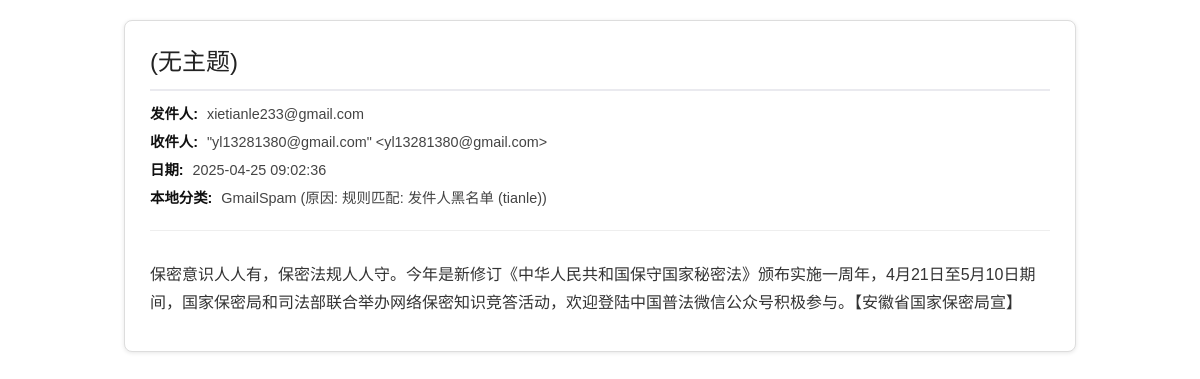
Screenshot of /view_email/1966c2f69bd89587 with the database file from the repository.
### tables this page shows
CREATE TABLE emails (
                message_id TEXT PRIMARY KEY NOT NULL, -- Gmail 邮件 ID, 非空主键
                thread_id TEXT,                     -- Gmail 线索 ID
                subject TEXT,
                sender TEXT,                        -- 发件人 (From)
                recipient TEXT,                     -- 收件人 (To)
                date_received INTEGER NOT NULL,     -- 接收日期 (Unix 时间戳), 非空
                snippet TEXT,
                body TEXT,                          -- 邮件正文 (HTML 或纯文本)
            
                  body_cleaned TEXT,                  -- 清洗后的纯文本正文 (用于模型)
                labels TEXT,                        -- Gmail 标签 (逗号分隔)
                is_unread INTEGER DEFAULT 1 CHECK(is_unread IN (0, 1)), -- 0 或 1
                custom_rule_result TEXT,            -- 自定义规则结果 ('Filtered', 'Allowed', NULL)
                custom_rule_reason TEXT,            -- 自定义规则原因
                model_prediction TEXT,              -- 模型预测结果 ('垃圾邮件', '正常邮件', NULL)
                model_prob_spam REAL,               -- 模型预测垃圾概率
                model_prob_normal REAL,             -- 模型预测正常概率
                local_category TEXT,                -- 应用内部最终分类 (便于查询)
                last_synced INTEGER NOT NULL        -- 本地最后更新时间戳, 非空
            );

### app.py (the view, shortened to what this page needs)
@app.route('/view_email/<message_id>')
def view_email(message_id):
    print(f"[{time.strftime('%H:%M:%S')}] 请求查看邮件详情 (ID: {message_id}) (从数据库)")
    email_content = None # 初始化为 None
    try:
        start_query = time.time()
        email_content = database.get_email_by_id(message_id)
        end_query = time.time()
        if email_content and not email_content.get('error'):
            print(f"[{time.strftime('%H:%M:%S')}] 数据库查询耗时: {end_query - start_query:.4f} 秒。")
        elif email_content and email_content.get('error'):
            print(f"[{time.strftime('%H:%M:%S')}] 获取邮件详情失败: {email_content.get('error')}")
        else:
            print(f"[{time.strftime('%H:%M:%S')}] 数据库未找到邮件 {message_id} 或返回意外结果。")
            email_content = {'id': message_id, 'error': '在本地数据库中未找到该邮件。可能尚未同步或已被删除。', 'subject':'未找到', 'body':''}
    except Exception as e:
        error_message = f"查询邮件 {message_id} 详情时发生严重错误: {e}"
        print(f"[{time.strftime('%H:%M:%S')}] {error_message}")
        import traceback
        traceback.print_exc()
        email_content = {'id': message_id, 'error': error_message, 'subject':'查询错误', 'body':'查询错误'}
    return render_template('view_email_content.html', email=email_content)

### database.py (called while the page is built)
def get_db_connection():
    try:
        conn = sqlite3.connect(DATABASE_FILE, check_same_thread=False, timeout=10)
        conn.row_factory = sqlite3.Row # 让查询结果可以通过列名访问
        conn.execute("PRAGMA journal_mode=WAL;")
        return conn
    except sqlite3.Error as e:
        print(f"[DB Error] 无法连接到数据库 '{DATABASE_FILE}': {e}")
        return None

### templates/view_email_content.html (shortened to what this page needs)
<!DOCTYPE html>
<html lang="zh-CN">
<head>
    <link rel="stylesheet" href="{{ url_for('static', filename='style.css') }}">
</head>
<body>
    <div class="email-view-container">
        <div class="email-view-header">
            <h2>{{ email.subject | default('(无主题)', true) }}</h2>
            <p><strong>发件人:</strong> {{ email.sender }}</p>
            <p><strong>收件人:</strong> {{ email.recipient | default('未知', true) }}</p>
            <p><strong>日期:</strong> {{ email.date | default('未知', true) }}</p>
             {% if email.local_category %}
             <p><strong>本地分类:</strong> {{ email.local_category }}
                 {% if email.custom_rule_reason %} (原因: {{ email.custom_rule_reason }})
                 {% elif email.local_category == 'ModelSpam' and email.model_prediction %} (模型: {{ email.model_prediction }}
                     {% if email.model_prob_normal is not none and email.model_prob_spam is not none %}
                         P(N)={{ "%.2f"|format(email.model_prob_normal) }}, P(S)={{ "%.2f"|format(email.model_prob_spam) }}
                     {% endif %})
                 {% endif %}
             </p>
             {% endif %}
        </div>
        <div class="email-view-body">
            {% if email.body %}
                {{ email.body | safe }}
            {% elif email.error %}
                 <p><i>无法加载邮件内容。</i></p>
            {% else %}
                 <p><i>[邮件正文为空]</i></p>
            {% endif %}
        </div>
    </div>
</body>
</html>

### static/style.css (style rules this page uses)
body { font-family: -apple-system, BlinkMacSystemFont, "Segoe UI", Roboto, "Helvetica Neue", Arial, sans-serif; margin: 0; background-color: #f4f7f6; color: #333; line-height: 1.6; }
h1, h2, h3, h4 { color: #2c3e50; }
h2 { border-bottom: 2px solid #eaeaef; padding-bottom: 12px; margin-top: 35px; margin-bottom: 20px; font-size: 1.6em; font-weight: 500; }

### templates/view_email_content.html (style rules this page uses)
body { background-color: #fff; margin: 0; padding: 0; font-family: sans-serif; }
.email-view-container { max-width: 900px; margin: 20px auto; padding: 25px; border: 1px solid #ddd; background-color: #fff; box-shadow: 0 1px 4px rgba(0,0,0,0.1); border-radius: 8px; }
.email-view-header { border-bottom: 1px solid #eee; padding-bottom: 15px; margin-bottom: 20px; }
.email-view-header h2 { margin: 0 0 12px 0; font-size: 1.5em; color: #222; line-height: 1.3; }
.email-view-header p { margin: 5px 0; color: #444; font-size: 0.9em; }
.email-view-header p strong { color: #111; margin-right: 5px; }
.email-view-body { margin-top: 20px; line-height: 1.7; background-color: #fff; padding: 10px 0; overflow-x: auto; font-size: 1rem; color: #333; }

### rows the page displays
emails: subject "(无主题)", sender "xietianle233@gmail.com", recipient "\"yl13281380@gmail.com\" <yl13281380@gmail.com>", local_category "GmailSpam", custom_rule_reason "规则匹配: 发件人黑名单 (tianle)", body "保密意识人人有，保密法规人人守。今年是新修订《中华人民共和国保守国家秘密法》颁布实施一周年，4月21日至5月10日期间，国家保密局和司法部联合举办网络保密知识竞答活动，欢迎登陆中国普法微信公众号积极参与。【安徽省国家保密局宣】"

### other values shown
{{ email.date | default('未知', true) }} "2025-04-25 09:02:36"
